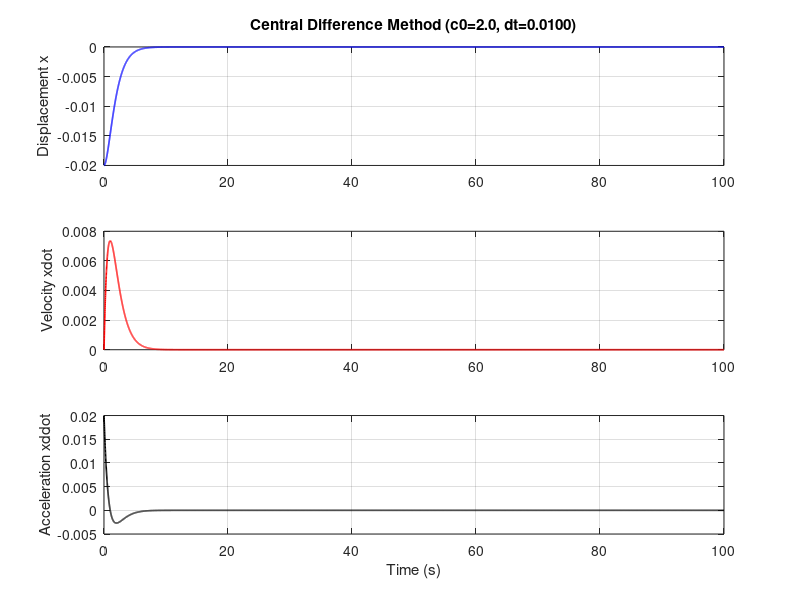

This figure's MATLAB source:
% ---------------------------------------------------------
% 中心差分法：求解非线性 SDOF (Van der Pol 形式)
% 方程: (1 + x^2)*xdd + (c0 + x^2)*xd + x = 0
% 参数: c0=2, x0=-0.02, v0=0
% ---------------------------------------------------------
clear; clc; close all;

%% 1) 参数设置
c0 = 2;
dt = 0.01;          % 中心差分法建议取较小时间步
T_total = 100;
time = 0:dt:T_total;
N = numel(time);

x = zeros(1, N);    % 位移
v = zeros(1, N);    % 速度
a = zeros(1, N);    % 加速度

x(1) = -0.02;
v(1) = 0;

% 动力学方程提供的加速度
acc = @(disp, vel) -((c0 + disp.^2).*vel + disp) ./ (1 + disp.^2);
a(1) = acc(x(1), v(1));

%% 2) 起步：用泰勒展开得到 x(2)
% x(t+dt) = x(t) + dt*v(t) + 0.5*dt^2*a(t)
x(2) = x(1) + dt*v(1) + 0.5*dt^2*a(1);

%% 3) 中心差分主循环
% 在 t_n 处采用:
%   xdd_n ≈ (x_{n+1} - 2x_n + x_{n-1}) / dt^2
%   xd_n  ≈ (x_{n+1} - x_{n-1}) / (2dt)
% 代入方程并整理得显式更新:
%   A_n*x_{n+1} + B_n = 0  ->  x_{n+1} = -B_n / A_n
for n = 2:N-1
    m_n = 1 + x(n)^2;
    c_n = c0 + x(n)^2;

    A_n = m_n/dt^2 + c_n/(2*dt);
    B_n = -2*m_n*x(n)/dt^2 + m_n*x(n-1)/dt^2 ...
        - c_n*x(n-1)/(2*dt) + x(n);

    x(n+1) = -B_n / A_n;
end

%% 4) 后处理：由中心差分恢复 v, a
% 内点用中心差分，端点用单边差分
for n = 2:N-1
    v(n) = (x(n+1) - x(n-1)) / (2*dt);
    a(n) = (x(n+1) - 2*x(n) + x(n-1)) / dt^2;
end

v(N) = (x(N) - x(N-1)) / dt;
a(N) = acc(x(N), v(N));

%% 5) 绘图
figure('Color','w');
subplot(3,1,1);
plot(time, x, 'b-', 'LineWidth', 1.2); grid on;
ylabel('Displacement x'); xlim([0, T_total]);
title(sprintf('Central Difference Method (c0=%.1f, dt=%.4f)', c0, dt));

subplot(3,1,2);
plot(time, v, 'r-', 'LineWidth', 1.2); grid on;
ylabel('Velocity xdot'); xlim([0, T_total]);

subplot(3,1,3);
plot(time, a, 'k-', 'LineWidth', 1.2); grid on;
xlabel('Time (s)'); ylabel('Acceleration xddot'); xlim([0, T_total]);
